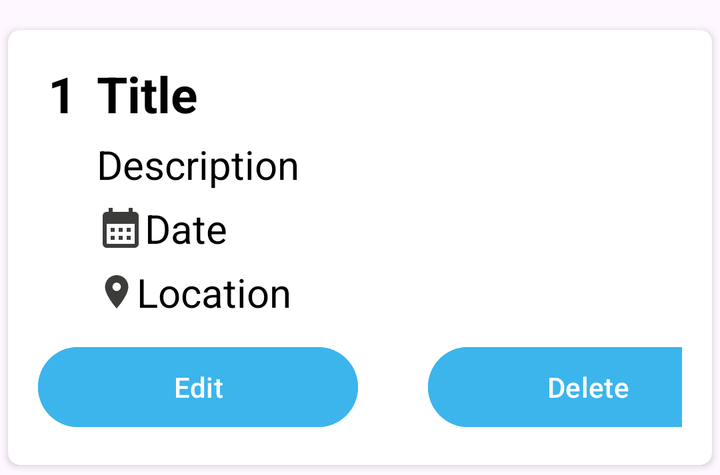
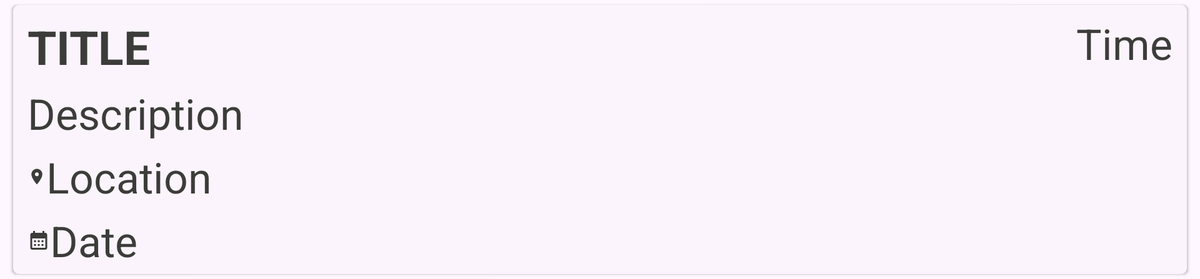

An Android layout and its configuration variant, each rendered on a device that would load it. The default file and the variant file are quoted in full after the pictures.
<!-- AndroidManifest.xml: application theme Theme.MusicanManagement -->
<!-- res/layout/data_show.xml -->
<?xml version="1.0" encoding="utf-8"?>
<androidx.cardview.widget.CardView xmlns:android="http://schemas.android.com/apk/res/android"
    android:layout_width="match_parent"
    android:layout_height="wrap_content"
    xmlns:app="http://schemas.android.com/apk/res-auto"
    android:id="@+id/mainLayout"
    app:cardCornerRadius="6dp"
    android:elevation="6dp"
    android:layout_marginTop="10dp"
    app:cardUseCompatPadding="true">
    <RelativeLayout
        android:layout_width="match_parent"
        android:layout_height="wrap_content"
        android:padding="15dp">

        <TextView
            android:id="@+id/event_id_text"
            android:layout_width="wrap_content"
            android:layout_height="wrap_content"
            android:text="1"
            android:textSize="25sp"
            android:textColor="@color/black"
            android:textStyle="bold"
            android:layout_alignParentLeft="true"
            android:layout_marginLeft="5dp"
            />

        <TextView
            android:id="@+id/event_title_text"
            android:layout_width="match_parent"
            android:layout_height="wrap_content"
            android:text="Title"
            android:textStyle="bold"

            android:textSize="25sp"
            android:textColor="@color/black"
            android:layout_toRightOf="@id/event_id_text"
            android:layout_marginLeft="10dp"
            />
        <TextView
            android:id="@+id/event_description_text"
            android:layout_width="match_parent"
            android:layout_height="wrap_content"
            android:text="Description"
            android:layout_below="@id/event_title_text"
            android:textSize="20sp"
            android:layout_marginTop="5dp"
            android:textColor="@color/black"
            android:layout_toRightOf="@id/event_id_text"
            android:layout_marginLeft="10dp"
            />
        <TextView
            android:id="@+id/event_date_text"
            android:layout_width="match_parent"
            android:layout_height="wrap_content"
            android:text="Date"
            android:drawableLeft="@drawable/baseline_calendar_month_24"
            android:layout_below="@id/event_description_text"
            android:textSize="20sp"
            android:layout_marginTop="5dp"
            android:textColor="@color/black"
            android:layout_toRightOf="@id/event_id_text"
            android:layout_marginLeft="10dp"
            />
        <TextView
            android:id="@+id/event_location_text"
            android:layout_width="match_parent"
            android:layout_height="wrap_content"
            android:text="Location"
            android:drawableLeft="@drawable/baseline_location_on_24"
            android:layout_below="@id/event_date_text"
            android:textSize="20sp"
            android:layout_marginTop="5dp"
            android:textColor="@color/black"
            android:layout_toRightOf="@id/event_id_text"
            android:layout_marginLeft="10dp"
            />
        <LinearLayout
            android:layout_width="match_parent"
            android:layout_height="wrap_content"
            android:orientation="horizontal"
            android:layout_below="@+id/event_location_text"
            android:layout_marginTop="10dp">
            <Button
                android:id="@+id/btn_edit"
                android:layout_width="160dp"
                android:layout_height="wrap_content"
                android:text="Edit"
                android:textColor="@color/white"
                android:backgroundTint="#3BB5EC"

                />
            <Button
                android:id="@+id/btn_delete"
                android:layout_width="160dp"
                android:layout_height="wrap_content"
                android:text="Delete"
                android:textColor="@color/white"

                android:backgroundTint="#3BB5EC"
                android:layout_marginLeft="35dp"
                />

        </LinearLayout>
    </RelativeLayout>
</androidx.cardview.widget.CardView>
<!-- resources referenced by this layout -->
<resources>
  <!-- drawable baseline_calendar_month_24 (drawable) -->
  <vector xmlns:android="http://schemas.android.com/apk/res/android" android:height="24dp" android:tint="#3c3c3a" android:viewportHeight="24" android:viewportWidth="24" android:width="24dp">
        
      <path android:fillColor="@android:color/white" android:pathData="M19,4h-1V2h-2v2H8V2H6v2H5C3.89,4 3.01,4.9 3.01,6L3,20c0,1.1 0.89,2 2,2h14c1.1,0 2,-0.9 2,-2V6C21,4.9 20.1,4 19,4zM19,20H5V10h14V20zM9,14H7v-2h2V14zM13,14h-2v-2h2V14zM17,14h-2v-2h2V14zM9,18H7v-2h2V18zM13,18h-2v-2h2V18zM17,18h-2v-2h2V18z"/>
      
  </vector>
  <!-- drawable baseline_location_on_24 (drawable) -->
  <vector xmlns:android="http://schemas.android.com/apk/res/android" android:height="20dp" android:tint="#3c3c3a" android:viewportHeight="24" android:viewportWidth="24" android:width="20dp">
        
      <path android:fillColor="@android:color/white" android:pathData="M12,2C8.13,2 5,5.13 5,9c0,5.25 7,13 7,13s7,-7.75 7,-13c0,-3.87 -3.13,-7 -7,-7zM12,11.5c-1.38,0 -2.5,-1.12 -2.5,-2.5s1.12,-2.5 2.5,-2.5 2.5,1.12 2.5,2.5 -1.12,2.5 -2.5,2.5z"/>
      
  </vector>
  <style name="Theme.MusicanManagement" parent="Base.Theme.MusicanManagement" />
  <style name="Base.Theme.MusicanManagement" parent="Theme.Material3.DayNight.NoActionBar">
          
          
      </style>
</resources>
<!-- res/layout-xlarge/data_show.xml (the repository's variant of the layout above) -->
<!-- drawn on a large tablet held sideways -->
<?xml version="1.0" encoding="utf-8"?>
<androidx.cardview.widget.CardView xmlns:android="http://schemas.android.com/apk/res/android"
    xmlns:tools="http://schemas.android.com/tools"
    android:layout_width="match_parent"
    android:layout_height="wrap_content"
    xmlns:app="http://schemas.android.com/apk/res-auto"
    android:id="@+id/mainLayout"
    app:cardCornerRadius="6dp"
    android:elevation="6dp"
    android:backgroundTint="#fbf4fc "
    android:layout_marginLeft="10dp"
    android:layout_marginRight="10dp"
    app:cardUseCompatPadding="true">
    <androidx.constraintlayout.widget.ConstraintLayout
        android:layout_width="match_parent"
        android:layout_height="match_parent"
        android:padding="5dp">


        <TextView
            android:id="@+id/event_title_text"
            android:layout_width="wrap_content"
            android:layout_height="wrap_content"
            android:layout_marginStart="10dp"
            android:layout_marginTop="5dp"
            android:text="Title"
            android:textColor="#3c3c3a"
            android:textSize="50sp"
            android:textStyle="bold"
            android:textAllCaps="true"
            app:layout_constraintEnd_toStartOf="@+id/event_location_text"
            app:layout_constraintHorizontal_bias="0.004"
            app:layout_constraintStart_toStartOf="parent"
            app:layout_constraintTop_toTopOf="parent"
            tools:ignore="MissingConstraints" />

        <TextView
            android:id="@+id/event_time_text"
            android:layout_width="wrap_content"
            android:layout_height="wrap_content"
            android:layout_marginTop="5dp"
            android:layout_marginEnd="10dp"
            android:text="Time"
            android:textColor="#3c3c3a"
            android:textSize="45sp"
            app:layout_constraintEnd_toEndOf="parent"
            app:layout_constraintTop_toTopOf="parent"
            tools:ignore="MissingConstraints" />

        <TextView
            android:id="@+id/event_description_text"
            android:layout_width="wrap_content"
            android:layout_height="wrap_content"
            android:layout_marginStart="10dp"
            android:layout_marginTop="7dp"
            android:layout_marginEnd="10dp"
            android:text="Description"
            android:textColor="#3c3c3a"
            android:textSize="45sp"
            app:layout_constraintEnd_toEndOf="parent"
            app:layout_constraintHorizontal_bias="0.0"
            app:layout_constraintStart_toStartOf="parent"
            app:layout_constraintTop_toBottomOf="@+id/event_title_text"
            tools:ignore="MissingConstraints" />

        <TextView
            android:id="@+id/event_location_text"
            android:layout_width="wrap_content"
            android:layout_height="wrap_content"
            android:layout_marginStart="10dp"
            android:layout_marginTop="7dp"
            android:layout_marginEnd="10dp"
            android:drawableLeft="@drawable/baseline_location_on_24"
            android:text="Location"
            android:textColor="#3c3c3a"
            android:textSize="45sp"
            app:layout_constraintStart_toStartOf="parent"
            app:layout_constraintTop_toBottomOf="@+id/event_description_text"
            tools:ignore="MissingConstraints" />

        <TextView
            android:id="@+id/event_date_text"
            android:layout_width="wrap_content"
            android:layout_height="wrap_content"
            android:layout_marginStart="10dp"
            android:layout_marginTop="7dp"
            android:layout_marginEnd="10dp"
            android:drawableLeft="@drawable/baseline_calendar_month_24"
            android:text="Date"
            android:textColor="#3c3c3a"
            android:textSize="45sp"
            app:layout_constraintBottom_toBottomOf="parent"
            app:layout_constraintEnd_toEndOf="parent"
            app:layout_constraintHorizontal_bias="0.0"
            app:layout_constraintStart_toStartOf="parent"
            app:layout_constraintTop_toBottomOf="@+id/event_location_text"
            tools:ignore="MissingConstraints" />
    </androidx.constraintlayout.widget.ConstraintLayout>
</androidx.cardview.widget.CardView>
